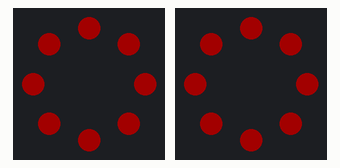
Simulated run of this sketch. Board: Arduino Uno, built with avr-gcc and run on an emulated ATmega328P. Shown: 2 × 8 RGB LEDs in a ring, first at the top, clockwise. Dim RGB values are drawn brighter than linear.

Above: at 0.1 s.
At 0.9 s:
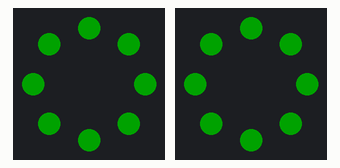
At 1.7 s:
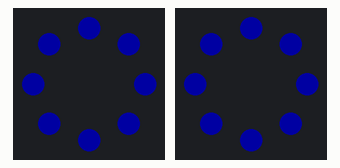
At 2.5 s:
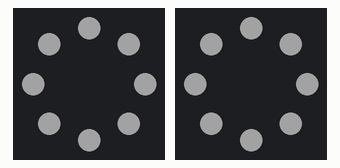
Timing chart, 0 to 40.0 s (numbered marks = the images above):
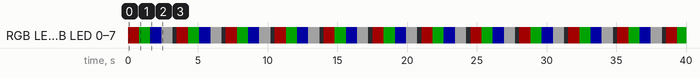

Measured:
- by itself, RGB LED 0–7, RGB LED 0–7: repeats every 3.5 s: RGB(0, 35, 0) 0.80 s, RGB(0, 0, 35) 0.80 s, RGB(35, 35, 35) 0.80 s, off 0.30 s, RGB(35, 0, 0) 0.80 s
- by itself, everything shown: repeats every 3.5 s, in 5 steps

The sketch:

led_ring_demo.ino
```cpp
// Reference example for two 8-pixel WS2812B rings; not the exact archived test sketch.
#include <Adafruit_NeoPixel.h>
constexpr uint8_t LEDS = 8;
Adafruit_NeoPixel ring1(LEDS, 4, NEO_GRB + NEO_KHZ800);
Adafruit_NeoPixel ring2(LEDS, 5, NEO_GRB + NEO_KHZ800);
void showBoth(uint32_t c) {
  ring1.fill(c); ring2.fill(c); ring1.show(); ring2.show();
}
void setup() {
  Serial.begin(115200);
  ring1.begin(); ring2.begin();
  ring1.setBrightness(35); ring2.setBrightness(35);
  ring1.clear(); ring2.clear(); ring1.show(); ring2.show();
}
void loop() {
  showBoth(ring1.Color(255, 0, 0)); delay(800);
  showBoth(ring1.Color(0, 255, 0)); delay(800);
  showBoth(ring1.Color(0, 0, 255)); delay(800);
  showBoth(ring1.Color(255, 255, 255)); delay(800);
  showBoth(0); delay(300);
}
```
